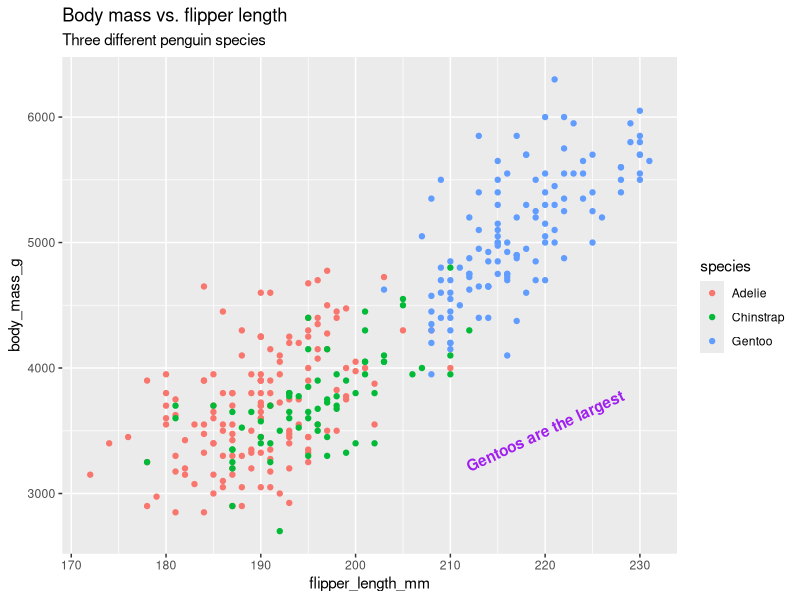

This figure's R source:
install.packages("tidyverse")
install.packages("palmerpenguins")
install.packages("ggplot2")
library(tidyverse)
library(palmerpenguins)
library(ggplot2)

View(penguins)

ggplot(data=penguins) +
  geom_point(mapping = aes(x=flipper_length_mm, y=body_mass_g, color=species)) +
  labs(title = "Body mass vs. flipper length", subtitle = "Three different penguin species") +
  annotate("text", x=220, y=3500, label="Gentoos are the largest", color="purple",
           fontface="bold", angle=25)

p <- ggplot(data=penguins) +
  geom_point(mapping = aes(x=flipper_length_mm, y=body_mass_g, color=species)) +
  labs(title = "Body mass vs. flipper length", subtitle = "Three different penguin species") +
  annotate("text", x=220, y=3500, label="Gentoos are the largest", color="purple",
           fontface="bold", angle=25)